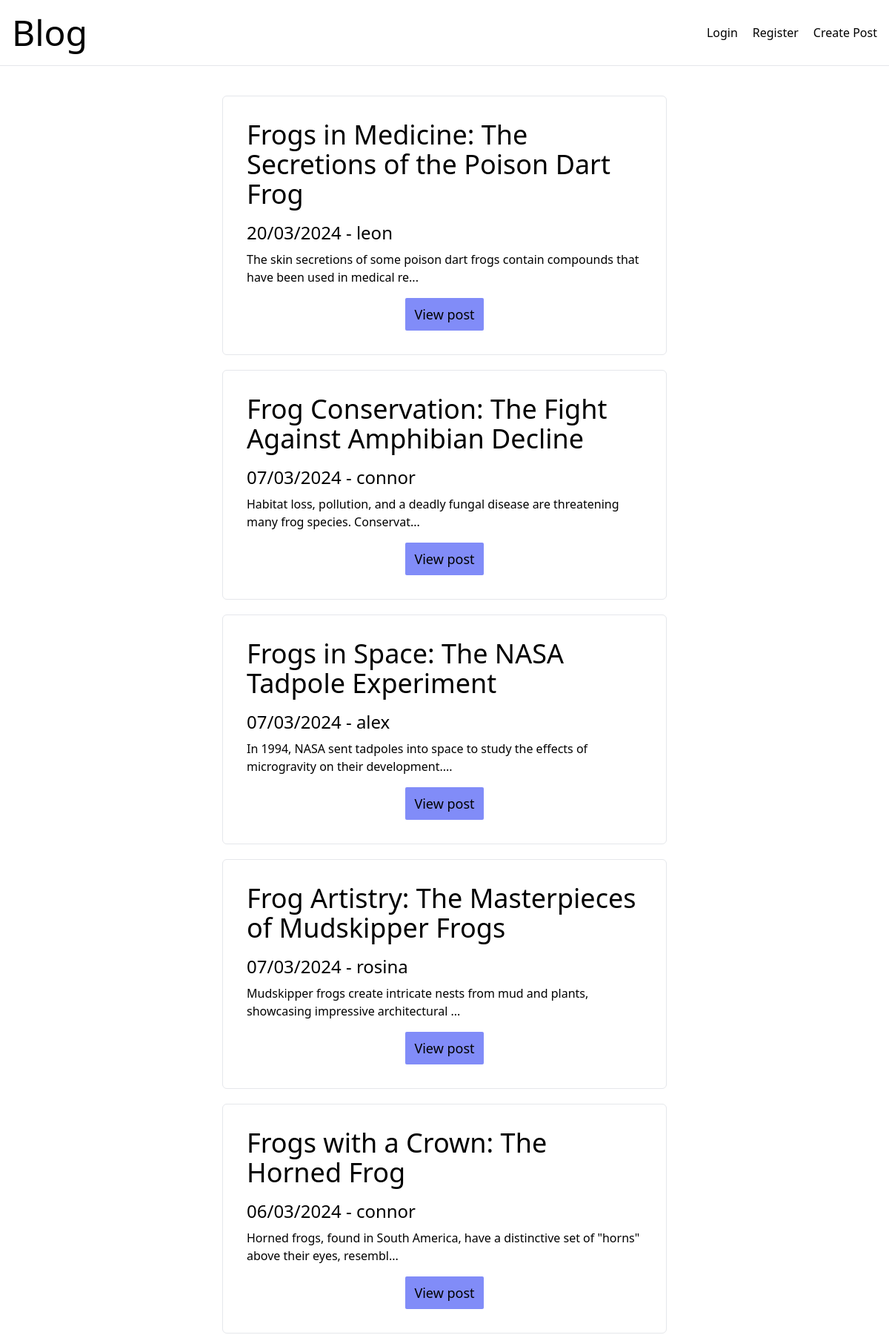
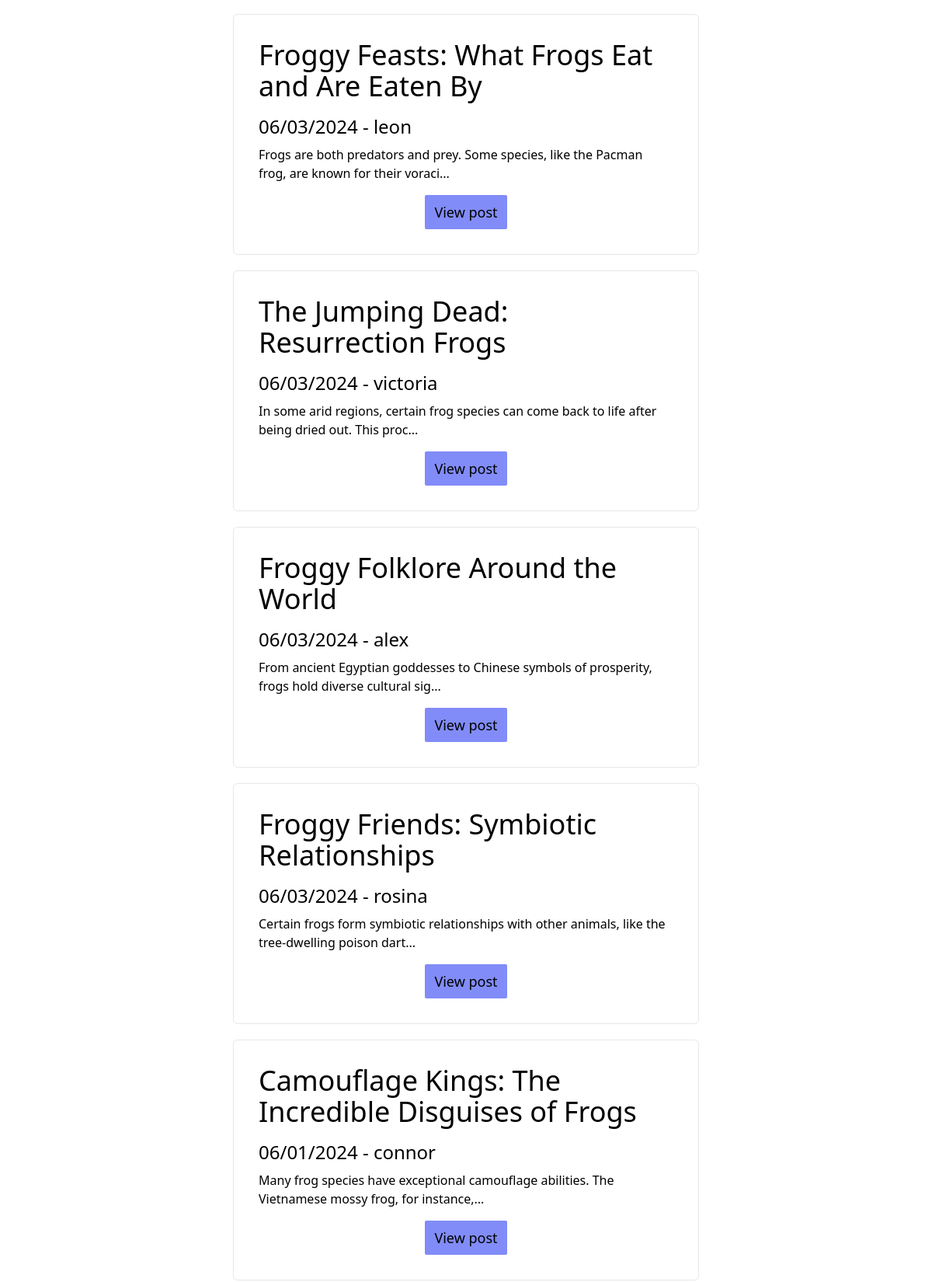
The page / (upper part) on the database its author committed (2 pictures, top to bottom).
### tables this page shows
CREATE TABLE `posts` (
  `id` int(11) unsigned NOT NULL AUTO_INCREMENT,
  `title` varchar(100) NOT NULL,
  `content` varchar(1000) NOT NULL,
  `date-time` timestamp NOT NULL,
  `user-id` int(11) NOT NULL,
  PRIMARY KEY (`id`)
);

CREATE TABLE `users` (
  `id` int(11) unsigned NOT NULL AUTO_INCREMENT,
  `user-name` varchar(50) NOT NULL,
  `email-address` varchar(50) NOT NULL,
  `password` varchar(255) NOT NULL,
  PRIMARY KEY (`id`)
);

### src/Entities/Post.php (called while the page is built, shortened)
<?php
readonly class Post {
    public function __construct(string $id, string $title, string $authorName, string $content, string $dateTime)
    {
        $this->title = $title;
        $this->authorName = $authorName;
        $this->content = $content;
        $this->dateTime = $dateTime;
    }
}

### src/Models/PostModel.php (called while the page is built, shortened)
<?php
require_once 'src/Entities/Post.php';
class PostModel {
    private PDO $db;
    public function __construct(PDO $db)
    {
        $this->db = $db;
    }
    public function getAllPosts()
    {
        $query = $this->db->prepare('SELECT `posts`.`id`,`title`, `posts`.`content`, `posts`.`date-time`, `posts`.`user-id`, `users`.`user-name`
FROM `posts` INNER JOIN `users` ON `posts`.`user-id` = `users`.`id` ORDER BY `date-time` DESC;');
        $query->execute();
        $data = $query->fetchAll();
        return $this->hydrateMultiplePosts($data);
    }
    private function hydrateMultiplePosts(array $data): array
    {
        $posts = [];
        foreach ($data as $post) {
            $posts[] = new Post($post['id'], $post['title'], $post['user-name'], $post['content'], $post['date-time']);
        }
        return $posts;
    }
}

### src/PostsViewHelper.php (the view, shortened to what this page needs)
<?php
require_once 'src/Models/PostModel.php';
class PostsViewHelper
{
    public function displayAllPosts(array $posts)
    {
        $postString = '';
        foreach ($posts as $post) {
            $formattedDate = date('d/m/Y', strtotime($post->dateTime));
            $postString .= "<article class='p-8 border border-solid rounded-md'>
                 <div class='flex justify-between items-center flex-col md:flex-row mb-4'>
                <h2 class='text-4xl'> {$post->title} </h2>
                </div>
                <p class='text-2xl mb-2'> {$formattedDate} - {$post->authorName} </p>";
            $postString .= "<p>" . mb_strimwidth($post->content, 0, 100, '...') . "</p>
            <div class='flex justify-center'>
            <a class='px-3 py-2 mt-4 text-lg bg-indigo-400 hover:bg-indigo-700 hover:text-white transition inline-block rounded-sm' href='singlePost.php?id={$post->id}'>View post</a>
            </div>
            </article>";
        }
        return $postString;
    }
}

### rows shown on the page
posts: title "Frogs in Medicine: The Secretions of the Poison Dart Frog", value "20/03/2024", users.user-name "leon", content "The skin secretions of some poison dart frogs contain compounds that have been used in medical re..."
posts: title "Frog Conservation: The Fight Against Amphibian Decline", value "07/03/2024", users.user-name "connor", content "Habitat loss, pollution, and a deadly fungal disease are threatening many frog species. Conservat..."
posts: title "Frogs in Space: The NASA Tadpole Experiment", value "07/03/2024", users.user-name "alex", content "In 1994, NASA sent tadpoles into space to study the effects of microgravity on their development...."
posts: title "Frog Artistry: The Masterpieces of Mudskipper Frogs", value "07/03/2024", users.user-name "rosina", content "Mudskipper frogs create intricate nests from mud and plants, showcasing impressive architectural ..."
posts: title "Frogs with a Crown: The Horned Frog", value "06/03/2024", users.user-name "connor", content "Horned frogs, found in South America, have a distinctive set of \"horns\" above their eyes, resembl..."
posts: title "Froggy Feasts: What Frogs Eat and Are Eaten By", value "06/03/2024", users.user-name "leon", content "Frogs are both predators and prey. Some species, like the Pacman frog, are known for their voraci..."
posts: title "The Jumping Dead: Resurrection Frogs", value "06/03/2024", users.user-name "victoria", content "In some arid regions, certain frog species can come back to life after being dried out. This proc..."
posts: title "Froggy Folklore Around the World", value "06/03/2024", users.user-name "alex", content "From ancient Egyptian goddesses to Chinese symbols of prosperity, frogs hold diverse cultural sig..."
posts: title "Froggy Friends: Symbiotic Relationships", value "06/03/2024", users.user-name "rosina", content "Certain frogs form symbiotic relationships with other animals, like the tree-dwelling poison dart..."
posts: title "Camouflage Kings: The Incredible Disguises of Frogs", value "06/01/2024", users.user-name "connor", content "Many frog species have exceptional camouflage abilities. The Vietnamese mossy frog, for instance,..."
